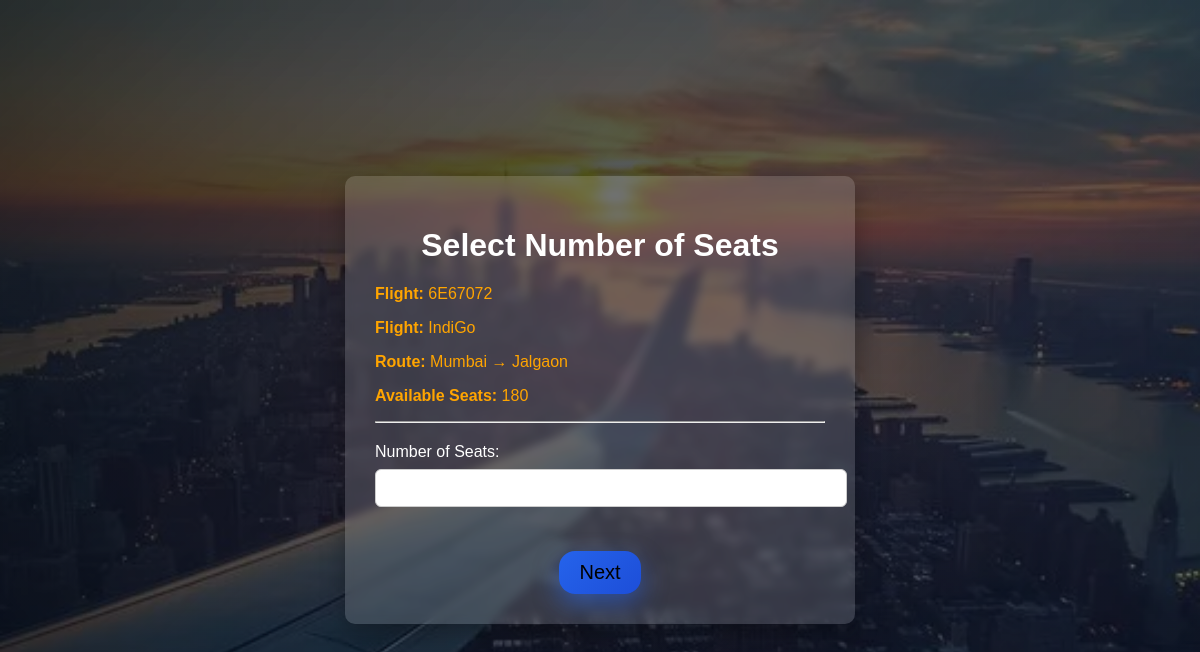
Page /user/book_ticket.php?id=2 (signed in) on the committed database.
### tables this page shows
CREATE TABLE `flights` (
  `id` int(11) NOT NULL,
  `flight_no` varchar(50) NOT NULL,
  `flight_name` varchar(100) NOT NULL,
  `source` varchar(100) NOT NULL,
  `destination` varchar(100) NOT NULL,
  `flight_date` date NOT NULL,
  `departure_time` time NOT NULL,
  `arrival_time` time NOT NULL,
  `seats` int(11) NOT NULL,
  `price` decimal(10,2) NOT NULL,
  `status` varchar(50) NOT NULL DEFAULT 'Running',
  `delay_minutes` int(11) NOT NULL DEFAULT 0,
  `d_dep_time` time DEFAULT NULL,
  `d_arr_time` time DEFAULT NULL,
  `delay_reason` varchar(255) DEFAULT NULL
);

### user/book_ticket.php (the view, shortened to what this page needs)
<?php
include("../config/db.php");
$id = $_GET['id'];
$q = mysqli_query($conn, "SELECT * FROM flights WHERE id='$id'");
$f = mysqli_fetch_assoc($q);
?>
<!DOCTYPE html>
<html>
<head>
 <link rel="stylesheet" href="../user.css">
</head>
<body>
<div class="container1">
<h1>Select Number of Seats</h1>
<p style='color:orange'><b>Flight:</b> <?php echo $f['flight_no']; ?></p>
<p style='color:orange'><b>Flight:</b> <?php echo $f['flight_name']; ?></p>
<p style='color:orange'><b>Route:</b> <?php echo $f['source']." → ".$f['destination']; ?></p>
<p style='color:orange'><b>Available Seats:</b> <?php echo $f['seats']; ?></p>
<hr>
<form method="post">
    <label style='color:white'>Number of Seats:</label><br>
    <input type="number" name="seats" min="1" max="<?php echo $f['seats']; ?>" required><br><br>
<div class="dashboard-bottom" style="margin-top:18px; text-align:center;">
    <button name="next">Next</button>
</div>
</form>
</body>
</html>
<?php include("footer.php"); ?>

### user.css (style rules this page uses)
body { margin:0; font-family: Arial, sans-serif; min-height:100vh; background: url("/air_ticket/assets/bg-runway1.jpg") center/cover fixed no-repeat; position: relative; display:flex; justify-content:center; align-items:center; }
body::before { content:""; position: fixed; inset: 0; background: linear-gradient(135deg, rgba(8,12,20,.78), rgba(15,23,42,.55)); z-index: -1; }
.container1 { width:90%; max-width:450px; margin:40px auto; background: rgba(255, 255, 255, 0.15); backdrop-filter: blur(05px); padding:30px; border-radius:10px; box-shadow:0 10px 25px rgba(0,0,0,0.3); }
h1,h2,h3 { text-align:center; color:#ffffff; }
form { margin-top:20px; }
input, select { width:100%; padding:10px; margin:8px 0; border-radius:6px; border:1px solid #ccc; font-size:14px; }
button { padding:10px 20px; border:none; border-radius:16px; background: linear-gradient(135deg,#2563eb,#1d4ed8); box-shadow: 0 10px 25px rgba(37,99,235,0.5); cursor:pointer; font-size:20px; transition:0.3s; }

### rows in the picture
flights: flight_no "6E67072", flight_name "IndiGo", source "Mumbai", destination "Jalgaon", seats "180"
